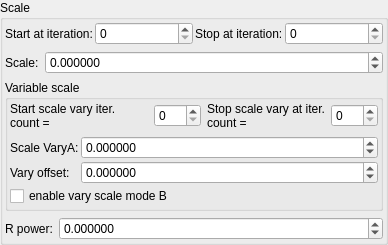
    <widget class="QGroupBox" name="groupBox_5">
     <property name="title">
      <string>Scale</string>
     </property>
     <layout class="QVBoxLayout" name="verticalLayout_8">
      <property name="leftMargin">
       <number>2</number>
      </property>
      <property name="topMargin">
       <number>2</number>
      </property>
      <property name="rightMargin">
       <number>2</number>
      </property>
      <property name="bottomMargin">
       <number>2</number>
      </property>
      <item>
       <layout class="QGridLayout" name="gridLayout_83" columnstretch="0,1,0,1">
        <property name="spacing">
         <number>2</number>
        </property>
        <item row="2" column="3">
         <widget class="MySpinBox" name="spinboxInt_transf_stop_iterations_C">
          <property name="sizePolicy">
           <sizepolicy hsizetype="Preferred" vsizetype="Maximum">
            <horstretch>0</horstretch>
            <verstretch>0</verstretch>
           </sizepolicy>
          </property>
          <property name="maximum">
           <number>999</number>
          </property>
         </widget>
        </item>
        <item row="2" column="2">
         <widget class="QLabel" name="label_55">
          <property name="text">
           <string>Stop at iteration:</string>
          </property>
         </widget>
        </item>
        <item row="2" column="1">
         <widget class="MySpinBox" name="spinboxInt_transf_start_iterations_C">
          <property name="sizePolicy">
           <sizepolicy hsizetype="Minimum" vsizetype="Maximum">
            <horstretch>0</horstretch>
            <verstretch>0</verstretch>
           </sizepolicy>
          </property>
          <property name="minimum">
           <number>0</number>
          </property>
          <property name="maximum">
           <number>999</number>
          </property>
          <property name="value">
           <number>0</number>
          </property>
         </widget>
        </item>
        <item row="2" column="0">
         <widget class="QLabel" name="label_75">
          <property name="text">
           <string>Start at iteration:</string>
          </property>
         </widget>
        </item>
       </layout>
      </item>
      <item>
       <layout class="QGridLayout" name="gridLayout_4" columnstretch="0,1">
        <item row="0" column="1">
         <widget class="MyDoubleSpinBox" name="spinbox_transf_scale">
          <property name="sizePolicy">
           <sizepolicy hsizetype="Minimum" vsizetype="Maximum">
            <horstretch>0</horstretch>
            <verstretch>0</verstretch>
           </sizepolicy>
          </property>
          <property name="prefix">
           <string/>
          </property>
          <property name="suffix">
           <string/>
          </property>
          <property name="decimals">
           <number>6</number>
          </property>
          <property name="minimum">
           <double>-99.998999999999995</double>
          </property>
          <property name="maximum">
           <double>99.998999999999995</double>
          </property>
          <property name="singleStep">
           <double>0.100000000000000</double>
          </property>
         </widget>
        </item>
        <item row="0" column="0">
         <widget class="QLabel" name="label_149">
          <property name="text">
           <string>Scale:</string>
          </property>
         </widget>
        </item>
       </layout>
      </item>
      <item>
       <widget class="QGroupBox" name="groupBox_7">
        <property name="title">
         <string>Variable scale</string>
        </property>
        <layout class="QVBoxLayout" name="verticalLayout_10">
         <property name="leftMargin">
          <number>2</number>
         </property>
         <property name="topMargin">
          <number>2</number>
         </property>
         <property name="rightMargin">
          <number>2</number>
         </property>
         <property name="bottomMargin">
          <number>2</number>
         </property>
         <item>
          <layout class="QHBoxLayout" name="horizontalLayout" stretch="0,1,0,1">
           <property name="topMargin">
            <number>0</number>
           </property>
           <item>
            <widget class="QLabel" name="label_76">
             <property name="text">
              <string>Start scale vary iter. count =</string>
             </property>
             <property name="wordWrap">
              <bool>true</bool>
             </property>
            </widget>
           </item>
           <item>
            <widget class="MySpinBox" name="spinboxInt_transf_start_iterations_X">
             <property name="sizePolicy">
              <sizepolicy hsizetype="Minimum" vsizetype="Maximum">
               <horstretch>0</horstretch>
               <verstretch>0</verstretch>
              </sizepolicy>
             </property>
             <property name="minimum">
              <number>0</number>
             </property>
             <property name="maximum">
              <number>999</number>
             </property>
             <property name="value">
              <number>0</number>
             </property>
            </widget>
           </item>
           <item>
            <widget class="QLabel" name="label_57">
             <property name="text">
              <string>Stop scale vary at iter. count =</string>
             </property>
             <property name="wordWrap">
              <bool>true</bool>
             </property>
            </widget>
           </item>
           <item>
            <widget class="MySpinBox" name="spinboxInt_transf_stop_iterations_X">
             <property name="sizePolicy">
              <sizepolicy hsizetype="Preferred" vsizetype="Maximum">
               <horstretch>0</horstretch>
               <verstretch>0</verstretch>
              </sizepolicy>
             </property>
             <property name="maximum">
              <number>999</number>
             </property>
            </widget>
           </item>
          </layout>
         </item>
         <item>
          <layout class="QGridLayout" name="gridLayout_31" columnstretch="0,1">
           <property name="spacing">
            <number>2</number>
           </property>
           <item row="3" column="0" colspan="2">
            <widget class="QCheckBox" name="checkBox_transf_function_enabledM_false">
             <property name="text">
              <string>enable vary scale mode B</string>
             </property>
            </widget>
           </item>
           <item row="1" column="1">
            <widget class="MyDoubleSpinBox" name="spinbox_transf_scale_vary_0">
             <property name="sizePolicy">
              <sizepolicy hsizetype="Minimum" vsizetype="Maximum">
               <horstretch>0</horstretch>
               <verstretch>0</verstretch>
              </sizepolicy>
             </property>
             <property name="prefix">
              <string/>
             </property>
             <property name="suffix">
              <string/>
             </property>
             <property name="decimals">
              <number>6</number>
             </property>
             <property name="minimum">
              <double>-100000.000000000000000</double>
             </property>
             <property name="maximum">
              <double>100000.000000000000000</double>
             </property>
             <property name="singleStep">
              <double>0.100000000000000</double>
             </property>
            </widget>
           </item>
           <item row="2" column="0">
            <widget class="QLabel" name="label_150">
             <property name="text">
              <string>Vary offset:</string>
             </property>
            </widget>
           </item>
           <item row="2" column="1">
            <widget class="MyDoubleSpinBox" name="spinbox_transf_scaleB_1">
             <property name="sizePolicy">
              <sizepolicy hsizetype="Minimum" vsizetype="Maximum">
               <horstretch>0</horstretch>
               <verstretch>0</verstretch>
              </sizepolicy>
             </property>
             <property name="prefix">
              <string/>
             </property>
             <property name="suffix">
              <string/>
             </property>
             <property name="decimals">
              <number>6</number>
             </property>
             <property name="minimum">
              <double>-100000.000000000000000</double>
             </property>
             <property name="maximum">
              <double>100000.000000000000000</double>
             </property>
             <property name="singleStep">
              <double>0.100000000000000</double>
             </property>
            </widget>
           </item>
           <item row="1" column="0">
            <widget class="QLabel" name="label_144">
             <property name="text">
              <string>Scale VaryA:</string>
             </property>
            </widget>
           </item>
          </layout>
         </item>
        </layout>
       </widget>
      </item>
      <item>
       <layout class="QGridLayout" name="gridLayout_5" columnstretch="0,1">
        <item row="0" column="0">
         <widget class="QLabel" name="label_10">
          <property name="text">
           <string>R power:</string>
          </property>
         </widget>
        </item>
        <item row="0" column="1">
         <widget class="MyDoubleSpinBox" name="spinbox_mandelbox_vary_rpower">
          <property name="sizePolicy">
           <sizepolicy hsizetype="Minimum" vsizetype="Maximum">
            <horstretch>0</horstretch>
            <verstretch>0</verstretch>
           </sizepolicy>
          </property>
          <property name="prefix">
           <string/>
          </property>
          <property name="suffix">
           <string/>
          </property>
          <property name="decimals">
           <number>6</number>
          </property>
          <property name="minimum">
           <double>-99.998999999999995</double>
          </property>
          <property name="maximum">
           <double>99.998999999999995</double>
          </property>
          <property name="singleStep">
           <double>0.100000000000000</double>
          </property>
         </widget>
        </item>
       </layout>
      </item>
     </layout>
    </widget>
